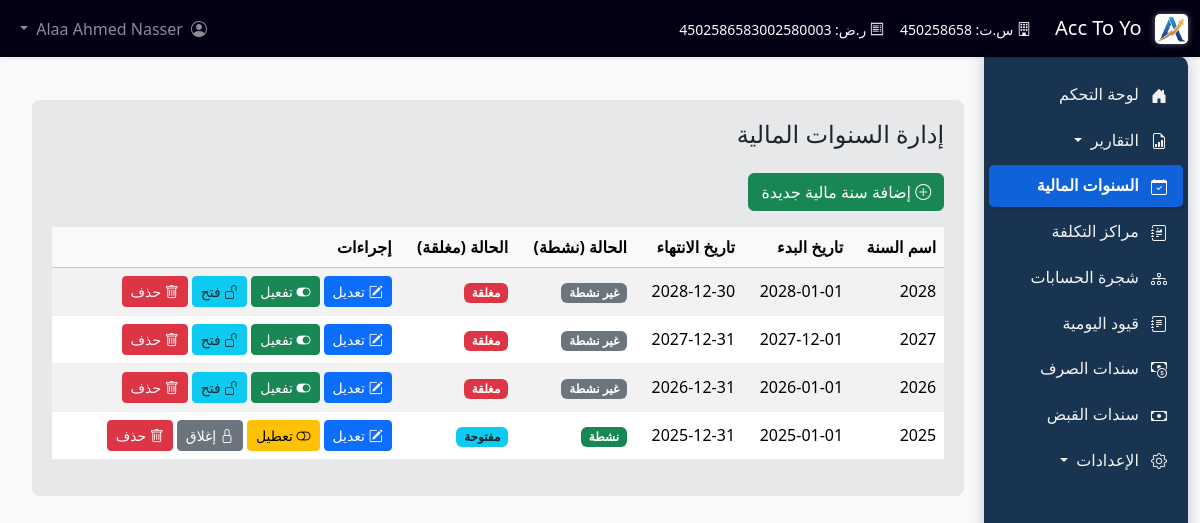
Screenshot of /financial_years (signed in) with the database file from the repository.
### tables this page shows
CREATE TABLE financial_years (
                id INTEGER PRIMARY KEY AUTOINCREMENT,
                year_name TEXT NOT NULL UNIQUE, -- e.g., "2024" or "2023-2024"
                start_date DATE NOT NULL,
                end_date DATE NOT NULL,
                is_active INTEGER DEFAULT 1, -- 1 = Active (can be selected), 0 = Inactive
                is_closed INTEGER DEFAULT 0, -- 0 = Open (can add entries), 1 = Closed (read-only)
                created_at TIMESTAMP DEFAULT CURRENT_TIMESTAMP
                -- Optional constraint: CHECK(end_date > start_date)
            );

### app.py (the view)
@app.route('/financial_years')
@require_login
def manage_financial_years():
    conn = None
    financial_years = []
    try:
        conn = get_db()
        cursor = conn.cursor()
        cursor.execute("""
            SELECT id, year_name, start_date, end_date, is_active, is_closed
            FROM financial_years
            ORDER BY start_date DESC
        """)
        financial_years = cursor.fetchall()
    except sqlite3.Error as e:
        flash(f"حدث خطأ أثناء جلب السنوات المالية: {e}", "danger")
        return render_template('financial_years.html', financial_years=[])
    finally:
        if conn: conn.close()
    return render_template('financial_years.html', financial_years=financial_years)

### app.py (called while the page is built)
@app.before_request
def handle_fiscal_years_alias():
    try:
        conn = get_db()
        cursor = conn.cursor()
        cursor.execute("SELECT name FROM sqlite_master WHERE type='table' AND name='fiscal_years'")
        if not cursor.fetchone():
            cursor.execute("CREATE VIEW IF NOT EXISTS fiscal_years AS SELECT * FROM financial_years")
            conn.commit()
    except sqlite3.Error as e:
        print(f"خطأ في إنشاء fiscal_years view: {e}")
    finally:
        if conn:
            conn.close()

def is_logged_in():
    return 'user_id' in session

def require_login(f):
    @wraps(f)
    def decorated_function(*args, **kwargs):
        if not is_logged_in():
            flash('الرجاء تسجيل الدخول للوصول إلى هذه الصفحة.', 'warning')
            return redirect(url_for('login', next=request.url)) # تمرير الصفحة المطلوبة بعد تسجيل الدخول
        return f(*args, **kwargs)
    return decorated_function

def get_company_profile():
    company_profile_path = os.path.join(os.path.dirname(__file__), 'company_profile.json')
    try:
        with open(company_profile_path, 'r', encoding='utf-8') as file:
            company_profile = json.load(file)
    except Exception as e:
        company_profile = {
            "companyName": "شركة مستويات التشغيل للمقاولات",
            "commercialRegistrationNumber": "450258658",
            "taxIdentificationNumber": "450258658300258",
            "logoPath": "assets/images/logo.png"
        }
        print(f"خطأ في قراءة ملف معلومات الشركة: {e}")
    if 'logoPath' in company_profile:
        if not company_profile['logoPath'].startswith('static/'):
            company_profile['logoPath'] = 'assets/images/logo.png'
    return company_profile

@app.context_processor
def inject_company_profile():
    return {'company_profile': get_company_profile()}

### database.py (called while the page is built)
def get_db():
    conn = sqlite3.connect(DATABASE_NAME)
    conn.row_factory = sqlite3.Row
    conn.execute("PRAGMA foreign_keys = ON")
    return conn

### templates/financial_years.html (shortened to what this page needs)
{% extends "base.html" %}
{% block content %}
<div class="container mt-4 financial-years-container">
    <h1 class="mb-4">إدارة السنوات المالية</h1>
    <div class="mb-3">
        <a href="{{ url_for('add_financial_year') }}" class="btn btn-success">
            <i class="bi bi-plus-circle"></i> إضافة سنة مالية جديدة
        </a>
    </div>
    {% if financial_years %}
    <div class="table-responsive">
        <table class="table table-striped table-hover align-middle">
            <thead class="table-light">
                <tr>
                    <th>اسم السنة</th>
                    <th>تاريخ البدء</th>
                    <th>تاريخ الانتهاء</th>
                    <th>الحالة (نشطة)</th>
                    <th>الحالة (مغلقة)</th>
                    <th style="min-width: 320px;">إجراءات</th>
                </tr>
            </thead>
            <tbody>
                {% for year in financial_years %}
                <tr>
                    <td>{{ year.year_name }}</td>
                    <td>{{ year.start_date }}</td>
                    <td>{{ year.end_date }}</td>
                    <td>
                        {% if year.is_active == 1 %}
                            <span class="badge bg-success">نشطة</span>
                        {% else %}
                            <span class="badge bg-secondary">غير نشطة</span>
                        {% endif %}
                    </td>
                    <td>
                        {% if year.is_closed == 1 %}
                            <span class="badge bg-danger">مغلقة</span>
                        {% else %}
                            <span class="badge bg-info text-dark">مفتوحة</span>
                        {% endif %}
                    </td>
                    <td>
                        <div class="d-flex flex-nowrap">
                            <a href="{{ url_for('edit_financial_year', year_id=year.id) }}" class="btn btn-sm btn-primary me-1" title="تعديل">
                                <i class="bi bi-pencil-square"></i> تعديل
                            </a>
                            <form action="{{ url_for('toggle_financial_year_active', year_id=year.id) }}" method="POST" class="d-inline">
                                <button type="submit" class="btn btn-sm {% if year.is_active == 1 %}btn-warning{% else %}btn-success{% endif %} me-1" title="{% if year.is_active == 1 %}تعطيل{% else %}تفعيل{% endif %}">
                                    <i class="bi {% if year.is_active == 1 %}bi-toggle-off{% else %}bi-toggle-on{% endif %}"></i> {% if year.is_active == 1 %}تعطيل{% else %}تفعيل{% endif %}
                                </button>
                            </form>
                            <form action="{{ url_for('toggle_financial_year_closed', year_id=year.id) }}" method="POST" class="d-inline">
                                <button type="submit" class="btn btn-sm {% if year.is_closed == 1 %}btn-info text-dark{% else %}btn-secondary{% endif %} me-1" title="{% if year.is_closed == 1 %}فتح{% else %}إغلاق{% endif %}">
                                    <i class="bi {% if year.is_closed == 1 %}bi-unlock{% else %}bi-lock{% endif %}"></i> {% if year.is_closed == 1 %}فتح{% else %}إغلاق{% endif %}
                                </button>
                            </form>
                            <form action="{{ url_for('delete_financial_year', year_id=year.id) }}" method="POST" class="d-inline" onsubmit="return confirm('هل أنت متأكد من رغبتك في حذف هذه السنة المالية؟ لا يمكن التراجع عن هذا الإجراء.');">
                                <button type="submit" class="btn btn-sm btn-danger" title="حذف">
                                    <i class="bi bi-trash"></i> حذف
                                </button>
                            </form>
                        </div>
                    </td>
                </tr>
                {% endfor %}
            </tbody>
        </table>
    </div>
    {% else %}
    <div class="alert alert-info" role="alert">
        لا توجد سنوات مالية لعرضها. يمكنك <a href="{{ url_for('add_financial_year') }}">إضافة سنة جديدة</a>.
    </div>
    {% endif %}
</div>
{% endblock %}

### static/css/custom_style.css (style rules this page uses)
.table tbody tr { border-bottom: 1px solid #eee; }

### templates/base.html (style rules this page uses)
body { padding-top: 56px; background-color: #f8f9fa; }
html { scroll-behavior: smooth; }

### templates/financial_years.html (style rules this page uses)
.financial-years-container { background-color: rgba(102, 103, 114, 0.116); padding: 20px; border-radius: 8px; }
.financial-years-container h1 { font-size: 1.5em; }

### rows the page displays
financial_years: year_name "2028", start_date "2028-01-01", end_date "2028-12-30", is_active "غير نشطة", is_closed "مغلقة"
financial_years: year_name "2027", start_date "2027-12-01", end_date "2027-12-31", is_active "غير نشطة", is_closed "مغلقة"
financial_years: year_name "2026", start_date "2026-01-01", end_date "2026-12-31", is_active "غير نشطة", is_closed "مغلقة"
financial_years: year_name "2025", start_date "2025-01-01", end_date "2025-12-31", is_active "نشطة", is_closed "مفتوحة"

### other values shown
{{ company_profile.companyName if company_profile else "Acc Too You" }} "Acc To Yo"
{{ company_profile.commercialRegistrationNumber if company_profile }} "450258658"
{{ company_profile.taxIdentificationNumber if company_profile }} "4502586583002580003"
{{ session.full_name or session.username }} "Alaa Ahmed Nasser"
